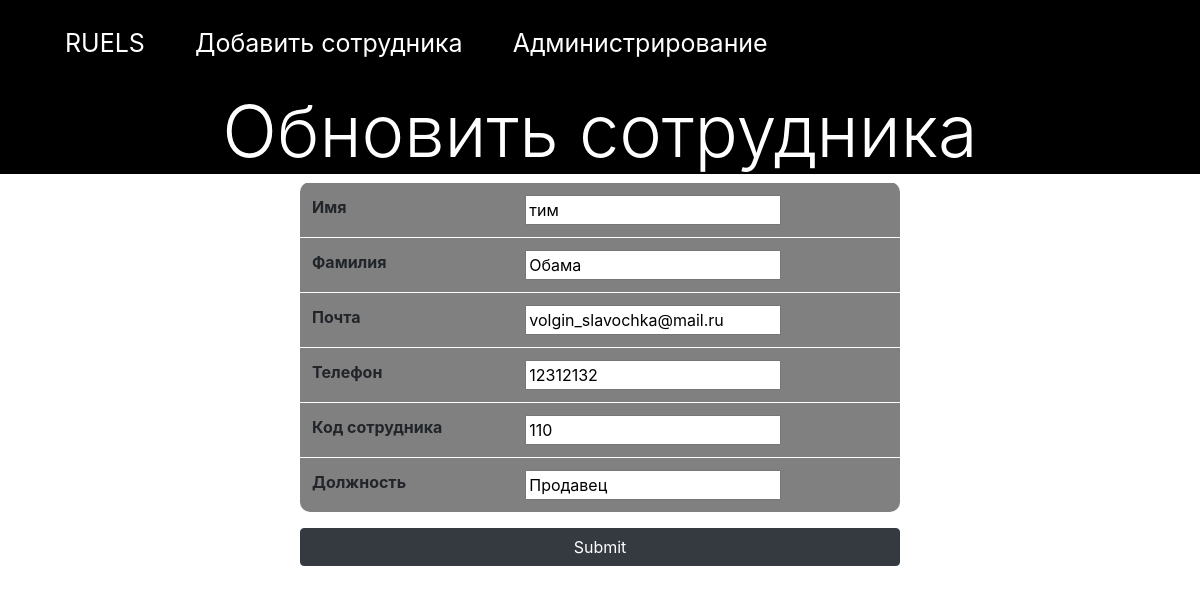
The app's page /employee/update/1 with its own data.
### employees/models.py (models this page shows, shortened)
class Employee(models.Model):
    first_name = models.CharField(max_length = 50)
    second_name = models.CharField(max_length = 50)
    email = models.EmailField(blank = True)
    phone = models.CharField(max_length = 15)
    office_code = models.CharField(max_length=40)
    position = models.CharField(max_length=70)

### employees/views.py (the view)
# urls.py: path('update/<int:employee_id>', views.update_employee),
def update_employee(request, employee_id):
    employee_id = int(employee_id)
    try:
        employee_sel = Employee.objects.get(id = employee_id)
    except Employee.DoesNotExist:
        return redirect('index-employee')
    employee_form = EmployeeCreate(request.POST or None, instance = employee_sel)
    if employee_form.is_valid():
       employee_form.save()
       return redirect('index-employee')
    return render(request, 'employees/upload_employees.html', {'upload_employees':employee_form, 'title':"Обновить сотрудника"})

### employees/forms.py
class EmployeeCreate(forms.ModelForm):
    class Meta:
        model = Employee
        fields = ('first_name', 'second_name', 'email', 'phone', 'office_code', 'position')
        labels = {
                'first_name': ('Имя'),
                'second_name': ('Фамилия'),
                'email': ('Почта'),
                'phone': ('Телефон'),
                'office_code': ('Код сотрудника'),
                'position': ('Должность')
        }
        widgets = {
            'first_name' : TextInput(attrs={'maxlength':50}),
            'second_name': TextInput(attrs={'maxlength':50}),
            'email' : EmailInput(attrs={'type': 'email'}),
            'phone' : TextInput(attrs={'pattern': '^((8|\+7)[\- ]?)?(\(?\d{3}\)?[\- ]?)?[\d\- ]{7,10}$'}),
            'office_code' : NumberInput(attrs={'maxlength': 40}),
            'position' : TextInput(attrs={'maxlength': 50})
        }

### employees/templates/employees/upload_employees.html (shortened to what this page needs)
{% extends 'employees/employees.html' %}
{% block content %}
    <center>
    <h1 class="display-3" style="background-color:black;color:white;">{{title}}</h1>
    <form method = 'POST' enctype="multipart/form-data">
        <table class = 'w-50 table table-light' style="border-radius:10px;background-color:gray;">
            {% for field in upload_employees %}
            <tr>
                <th>{{field.label}}</th>
                <td>{{ field }}</td>
            </tr>
            {% endfor %}
        </table>
        <button type="submit" class="btn btn-dark w-50">Submit</button>
    </form>
</center>
{% endblock %}

### static/css/customer.css (style rules this page uses)
body { margin: 0; padding: 0; }

### records on screen
Employee: upload_employees "тим" "Обама" "volgin_slavochka@mail.ru" "12312132" "110" "Продавец"

### other values on screen
{{ title }} "Обновить сотрудника"
{{ field.label }} "Имя" "Фамилия" "Почта" "Телефон" "Код сотрудника" "Должность"
